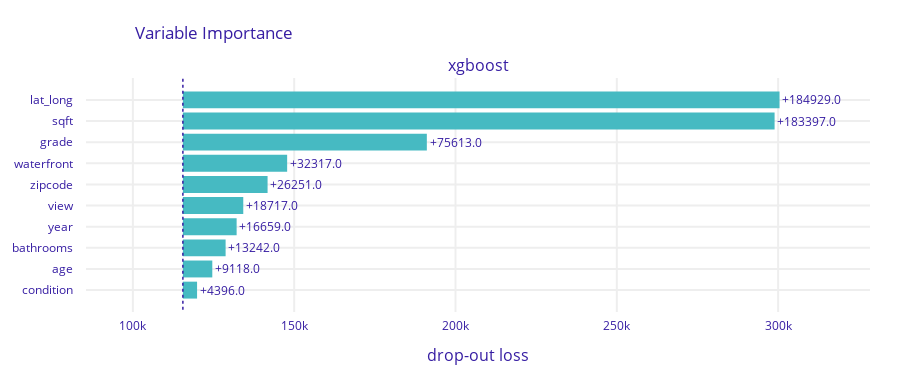

The notebook cell saved with this chart:
### Code cell
mparts.plot(max_vars=10,rounding_function=np.rint,
        digits=None,vertical_spacing=0.15)

### Figure 1 — Plotly figure (JSON) as saved in the notebook; plotly's stock layout.template omitted (floating-point values rounded to 4 significant figures)
{"data": [{"base": 115500.0, "hoverinfo": "text", "hoverlabel": {"bgcolor": "rgba(0,0,0,0.8)"}, "hovertext": ["Model: xgboost loss after<br>variable: lat_long is permuted: 300433.0<br>Drop-out loss change: +184929.0", "Model: xgboost loss after<br>variable: sqft is permuted: 298900.0<br>Drop-out loss change: +183397.0", "Model: xgboost loss after<br>variable: grade is permuted: 191116.0<br>Drop-out loss change: +75613.0", "Model: xgboost loss after<br>variable: waterfront is permuted: 147820.0<br>Drop-out loss change: +32317.0", "Model: xgboost loss after<br>variable: zipcode is permuted: 141755.0<br>Drop-out loss change: +26251.0", "Model: xgboost loss after<br>variable: view is permuted: 134220.0<br>Drop-out loss change: +18717.0", "Model: xgboost loss after<br>variable: year is permuted: 132162.0<br>Drop-out loss change: +16659.0", "Model: xgboost loss after<br>variable: bathrooms is permuted: 128746.0<br>Drop-out loss change: +13242.0", "Model: xgboost loss after<br>variable: age is permuted: 124621.0<br>Drop-out loss change: +9118.0", "Model: xgboost loss after<br>variable: condition is permuted: 119900.0<br>Drop-out loss change: +4396.0"], "marker": {"color": "#46bac2"}, "orientation": "h", "showlegend": false, "text": ["+184929.0", "+183397.0", "+75613.0", "+32317.0", "+26251.0", "+18717.0", "+16659.0", "+13242.0", "+9118.0", "+4396.0"], "textposition": "outside", "type": "bar", "x": [184900.0, 183400.0, 75610.0, 32320.0, 26250.0, 18720.0, 16660.0, 13240.0, 9118.0, 4396.0], "xaxis": "x", "y": ["lat_long", "sqft", "grade", "waterfront", "zipcode", "view", "year", "bathrooms", "age", "condition"], "yaxis": "y"}], "layout": {"annotations": [{"font": {"size": 16}, "showarrow": false, "text": "xgboost", "x": 0.5, "xanchor": "center", "xref": "paper", "y": 1, "yanchor": "bottom", "yref": "paper"}, {"font": {"size": 16}, "showarrow": false, "text": "drop-out loss", "x": 0.5, "xanchor": "center", "xref": "paper", "y": 0, "yanchor": "top", "yref": "paper", "yshift": -30}], "font": {"color": "#371ea3"}, "height": 383, "margin": {"b": 71, "r": 30, "t": 78}, "shapes": [{"line": {"color": "#371ea3", "dash": "dot", "width": 1.5}, "type": "line", "x0": 115500.0, "x1": 115500.0, "xref": "x", "y0": -1, "y1": 10, "yref": "y"}], "title": {"text": "Variable Importance", "x": 0.15}, "xaxis": {"anchor": "y", "automargin": true, "domain": [0, 1], "fixedrange": true, "gridwidth": 2, "range": [85480.0, 328500.0], "tickcolor": "white", "ticklen": 3, "ticks": "outside", "type": "linear", "zeroline": false}, "yaxis": {"anchor": "x", "automargin": true, "autorange": "reversed", "domain": [0, 1], "fixedrange": true, "gridwidth": 2, "tickcolor": "white", "ticklen": 10, "ticks": "outside", "type": "category"}}}
